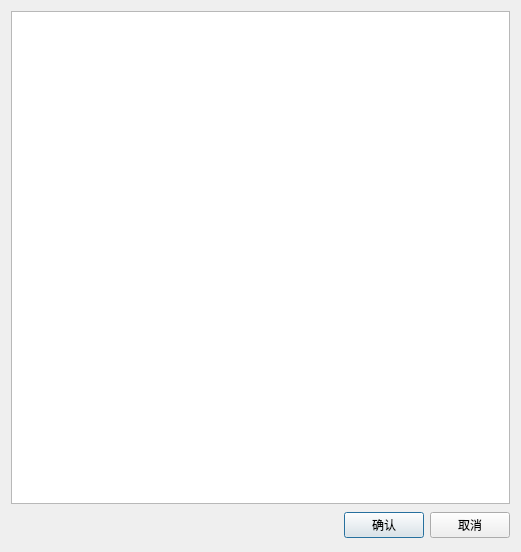
<?xml version="1.0" encoding="UTF-8"?>
<ui version="4.0">
 <class>APCPointImportDialog</class>
 <widget class="QDialog" name="APCPointImportDialog">
  <property name="geometry">
   <rect>
    <x>0</x>
    <y>0</y>
    <width>521</width>
    <height>552</height>
   </rect>
  </property>
  <property name="windowTitle">
   <string>导入遥调</string>
  </property>
  <layout class="QGridLayout" name="gridLayout">
   <item row="0" column="0">
    <widget class="QTreeView" name="treeView">
     <property name="cursor" stdset="0">
      <cursorShape>ArrowCursor</cursorShape>
     </property>
     <property name="styleSheet">
      <string notr="true"/>
     </property>
    </widget>
   </item>
   <item row="1" column="0">
    <layout class="QHBoxLayout" name="_2">
     <property name="spacing">
      <number>6</number>
     </property>
     <property name="margin">
      <number>0</number>
     </property>
     <item>
      <spacer>
       <property name="orientation">
        <enum>Qt::Horizontal</enum>
       </property>
       <property name="sizeHint" stdset="0">
        <size>
         <width>131</width>
         <height>31</height>
        </size>
       </property>
      </spacer>
     </item>
     <item>
      <widget class="QPushButton" name="okButton">
       <property name="text">
        <string>确认</string>
       </property>
      </widget>
     </item>
     <item>
      <widget class="QPushButton" name="cancelButton">
       <property name="text">
        <string>取消</string>
       </property>
      </widget>
     </item>
    </layout>
   </item>
  </layout>
 </widget>
 <resources/>
 <connections>
  <connection>
   <sender>okButton</sender>
   <signal>clicked()</signal>
   <receiver>APCPointImportDialog</receiver>
   <slot>accept()</slot>
   <hints>
    <hint type="sourcelabel">
     <x>363</x>
     <y>523</y>
    </hint>
    <hint type="destinationlabel">
     <x>260</x>
     <y>275</y>
    </hint>
   </hints>
  </connection>
  <connection>
   <sender>cancelButton</sender>
   <signal>clicked()</signal>
   <receiver>APCPointImportDialog</receiver>
   <slot>reject()</slot>
   <hints>
    <hint type="sourcelabel">
     <x>462</x>
     <y>523</y>
    </hint>
    <hint type="destinationlabel">
     <x>260</x>
     <y>275</y>
    </hint>
   </hints>
  </connection>
 </connections>
</ui>
